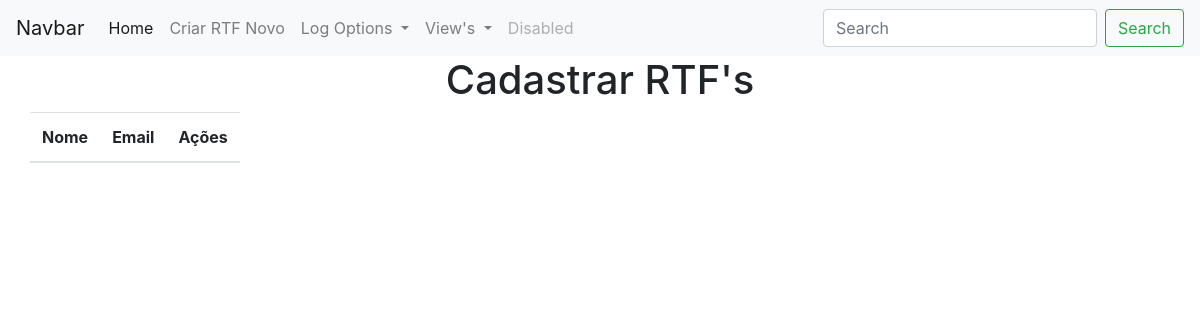
/viewUsers, run on an earlier commit of the app's database.
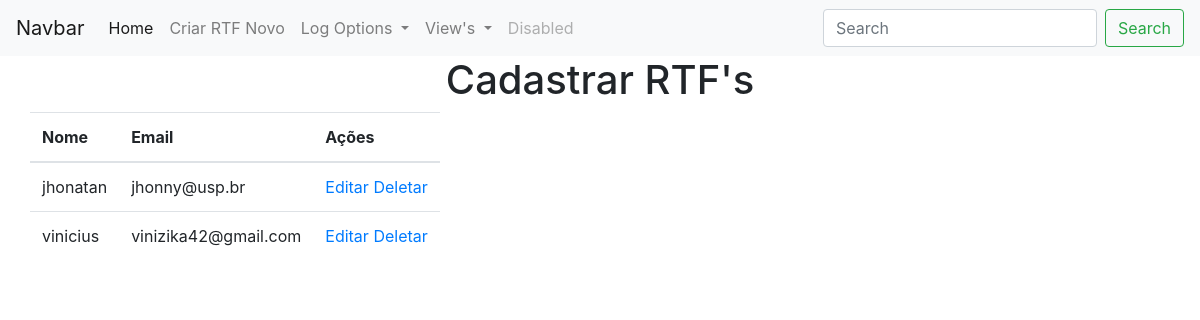
And on a later commit of the database.
### app.py (models this page shows, shortened)
class users(db.Model):
    id = db.Column("id", db.Integer, primary_key=True, autoincrement=True)
    name = db.Column("name", db.String(100))
    email = db.Column("email", db.String(100), unique=True)

### app.py (the view)
@app.route("/viewUsers")
def viewUsers():
    return render_template("viewUsers.html", values=users.query.all())

### templates/viewUsers.html (shortened to what this page needs)
{% extends "base.html" %}
{% block content %}
    <div class="container">
        <div class="row">
            <div class="col-xs-12">
                <table class="table">
                    <thead>
                        <th>Nome</th>
                        <th>Email</th>
                        <th>Ações</th>
                    </thead>
                    <tbody>
                        {% for item in values %}
                            <tr>
                                <td>{{ item.name }}</td>
                                <td>{{ item.email }}</td>
                                <td>
                                    <a href="#">Editar</a>
                                    <a href="{{url_for('delete_user', id=item.id)}}">Deletar</a>
                                </td>
                            </tr>
                        {% endfor %}
                    </tbody>
                </table>
            </div>
        </div>
    </div>
{% endblock %}

### templates/base.html (shortened to what this page needs)
<!DOCTYPE html>
<html lang="pt-br">
<head>
    <link rel="stylesheet" href="https://cdn.jsdelivr.net/npm/bootstrap@4.3.1/dist/css/bootstrap.min.css"
>
</head>
    <body>
        <nav class="navbar navbar-expand-lg navbar-light bg-light">
            <a class="navbar-brand" href="#">Navbar</a>
            <div class="collapse navbar-collapse" id="navbarSupportedContent">
                <ul class="navbar-nav mr-auto">
                    <li class="nav-item active">
                        <a class="nav-link" href="{{ url_for('index') }}">Home <span class="sr-only">(current)</span></a>
                    </li>
                    <li class="nav-item">
                        <a class="nav-link" href="{{url_for('add_rtf')}}">Criar RTF Novo</a>
                    </li>
                    <li class="nav-item dropdown">
                        <a class="nav-link dropdown-toggle" href="#" id="navbarDropdownLog" role="button" data-toggle="dropdown"
                           aria-haspopup="true" aria-expanded="false">
                            Log Options
                        </a>
                    </li>
                    <li class="nav-item dropdown">
                        <a class="nav-link dropdown-toggle" href="#" id="navbarDropdownViews" role="button" data-toggle="dropdown"
                           aria-haspopup="true" aria-expanded="false">
                            View's
                        </a>
                    </li>
                    <li class="nav-item">
                        <a class="nav-link disabled" href="#" tabindex="-1" aria-disabled="true">Disabled</a>
                    </li>
                </ul>
                <form class="form-inline my-2 my-lg-0">
                    <input class="form-control mr-sm-2" type="search" placeholder="Search" aria-label="Search">
                    <button class="btn btn-outline-success my-2 my-sm-0" type="submit">Search</button>
                </form>
            </div>
        </nav>
        <div class="container-fluid">
            <h1 style="style=color:red;text-align:center;">Cadastrar RTF's</h1>
            {% block content %}{% endblock %}
        </div>
    </body>
</html>

What changed in the data, as far as the page shows it:
added users: name "jhonatan", email "jhonny@usp.br"
added users: name "vinicius", email "vinizika42@gmail.com"
